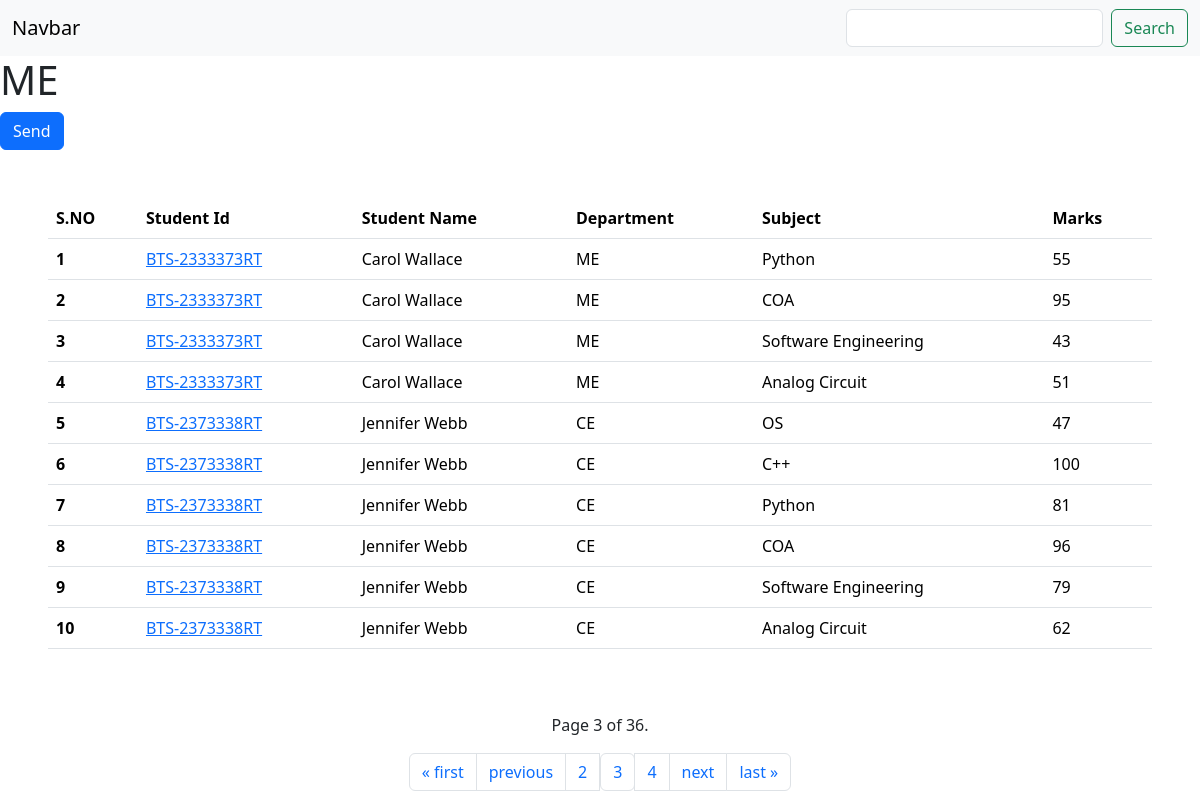
/?page=3, run on the app's committed database.
### home/models.py (models this page shows, shortened)
class Department(models.Model):
    department = models.CharField(max_length=100)
    def __str__(self):
        return self.department
    class Meta:
        ordering = ['department']

class SubjectMarks(models.Model):
    student = models.ForeignKey(Student,related_name="studentmarks", on_delete=models.CASCADE)
    subject = models.ForeignKey(Subject, on_delete=models.CASCADE)
    marks = models.IntegerField(default=33)
    class Meta:
        unique_together = ['student', 'subject']

class Student(models.Model):
    department = models.ForeignKey(Department, related_name="depart", on_delete=models.CASCADE)
    student_id = models.OneToOneField(StudentId, related_name="studentid", on_delete=models.CASCADE)
    student_name = models.CharField(max_length=100)
    student_email = models.EmailField(unique=True)
    student_age = models.IntegerField(default=18)
    student_address = models.TextField()
    class Meta:
        ordering = ['student_name']
        verbose_name = ['student']

class StudentId(models.Model):
    student_id = models.CharField(max_length=100)
    def __str__(self):
        return self.student_id

class Subject(models.Model):
    subject_name = models.CharField(max_length=100)
    def __str__(self) -> str:
        return self.subject_name

### home/views.py (the view, shortened to what this page needs)
# urls.py: 2. Add a URL to urlpatterns:  path('', views.home, name='home')
def home(request):
    queryset = SubjectMarks.objects.all()
    latest_ids = SubjectMarks.objects.values('student_id').annotate(max_id=Max('id'))
    s = SubjectMarks.objects.filter(id__in=[item['max_id'] for item in latest_ids])
    s= s[0].student.department
    contact_list = queryset
    paginator = Paginator(contact_list, 10)  # Show 25 contacts per page.
    page_number = request.GET.get("page")
    page_obj = paginator.get_page(page_number)
    queryset2 = SubjectMarks.objects.all()
    context ={
        'queryset' : page_obj,
        's' : s,
    }
    return render(request,'index.html',context)

### templates/index.html (shortened to what this page needs)
<!DOCTYPE html>
<html lang="en">
<head>
    <link href="https://cdn.jsdelivr.net/npm/bootstrap@5.3.1/dist/css/bootstrap.min.css" rel="stylesheet">
</head>
<body>
    <nav class="navbar bg-body-tertiary">
        <div class="container-fluid">
          <a class="navbar-brand">Navbar</a>
          <form class="d-flex" role="search">
            <input class="form-control me-2" name="Search" aria-label="Search">
            <button class="btn btn-outline-success" type="submit">Search</button>
          </form>
        </div>
      </nav>
      <h1> {{s}}</h1>
      <a href="{% url 'send_email' %}" class="btn btn-primary">Send</a>
    <div class="container-fluid p-5">
    <table class="table">
        <thead>
          <tr>
            <th scope="col">S.NO</th>
            <th scope="col">Student Id</th>
            <th scope="col">Student Name</th>
            <th scope="col">Department</th>
            <th scope="col">Subject</th>
            <th scope="col">Marks</th>
          </tr>
        </thead>
        <tbody>
        {% for query in queryset %}
          <tr>
            <th scope="row">{{forloop.counter}}</th>
            <td><a href="{% url 'getMarks' query.student.student_id %}">{{query.student.student_id}}</a></td>
            <td>{{query.student.student_name}}</td>
            <td>{{query.student.department}}</td>
            <td>{{query.subject}}</td>
            <td>{{query.marks}}</td>
          </tr>
          {% endfor %}
        </tbody>
      </table>
    </div>
    <p class="text-center">Page {{ queryset.number }} of {{ queryset.paginator.num_pages }}.</p>
    <nav aria-label="Page navigation example">
        <ul class="pagination justify-content-center">
            <div class="pagination">
                    {% if queryset.has_previous %}
                    <li class="page-item"><a class="page-link" href="?page=1">&laquo; first</a></li>
                    <li class="page-item"><a class="page-link" href="?page={{ queryset.previous_page_number }}">previous</a></li>
                    <li class="page-item"><a class="page-link" href="?page={{ queryset.number|add:"-1" }}">{{queryset.number|add:"-1"}}</a></li>
                    {% endif %}
                    <span class="current">
                        <li class="page-item"><a class="page-link" href="?page={{ queryset.number }}">{{queryset.number}}</a></li>
                    </span>
                    {% if queryset.has_next %}
                    <li class="page-item"><a class="page-link" href="?page={{ queryset.number|add:"1" }}">{{queryset.number|add:"1"}}</a></li>
                    <li class="page-item"><a class="page-link" href="?page={{ queryset.next_page_number }}">next</a></li>
                        <li class="page-item"><a class="page-link" href="?page={{ queryset.paginator.num_pages }}">last &raquo;</a></li>
                    {% endif %}
            </div>
        </ul>
    </nav>
</body>
</html>

### data on the page
Department: department "ME"
SubjectMarks: student.student_id "BTS-2333373RT", student.student_name "Carol Wallace", student.department "ME", subject "Python", marks "55"
SubjectMarks: student.student_id "BTS-2333373RT", student.student_name "Carol Wallace", student.department "ME", subject "COA", marks "95"
SubjectMarks: student.student_id "BTS-2333373RT", student.student_name "Carol Wallace", student.department "ME", subject "Software Engineering", marks "43"
SubjectMarks: student.student_id "BTS-2333373RT", student.student_name "Carol Wallace", student.department "ME", subject "Analog Circuit", marks "51"
SubjectMarks: student.student_id "BTS-2373338RT", student.student_name "Jennifer Webb", student.department "CE", subject "OS", marks "47"
SubjectMarks: student.student_id "BTS-2373338RT", student.student_name "Jennifer Webb", student.department "CE", subject "C++", marks "100"
SubjectMarks: student.student_id "BTS-2373338RT", student.student_name "Jennifer Webb", student.department "CE", subject "Python", marks "81"
SubjectMarks: student.student_id "BTS-2373338RT", student.student_name "Jennifer Webb", student.department "CE", subject "COA", marks "96"
SubjectMarks: student.student_id "BTS-2373338RT", student.student_name "Jennifer Webb", student.department "CE", subject "Software Engineering", marks "79"
SubjectMarks: student.student_id "BTS-2373338RT", student.student_name "Jennifer Webb", student.department "CE", subject "Analog Circuit", marks "62"

### other printed values
{{ queryset.number }} "3"
{{ queryset.paginator.num_pages }} "36"
{{ queryset.number|add:"-1" }} "2"
{{ queryset.number|add:"1" }} "4"
